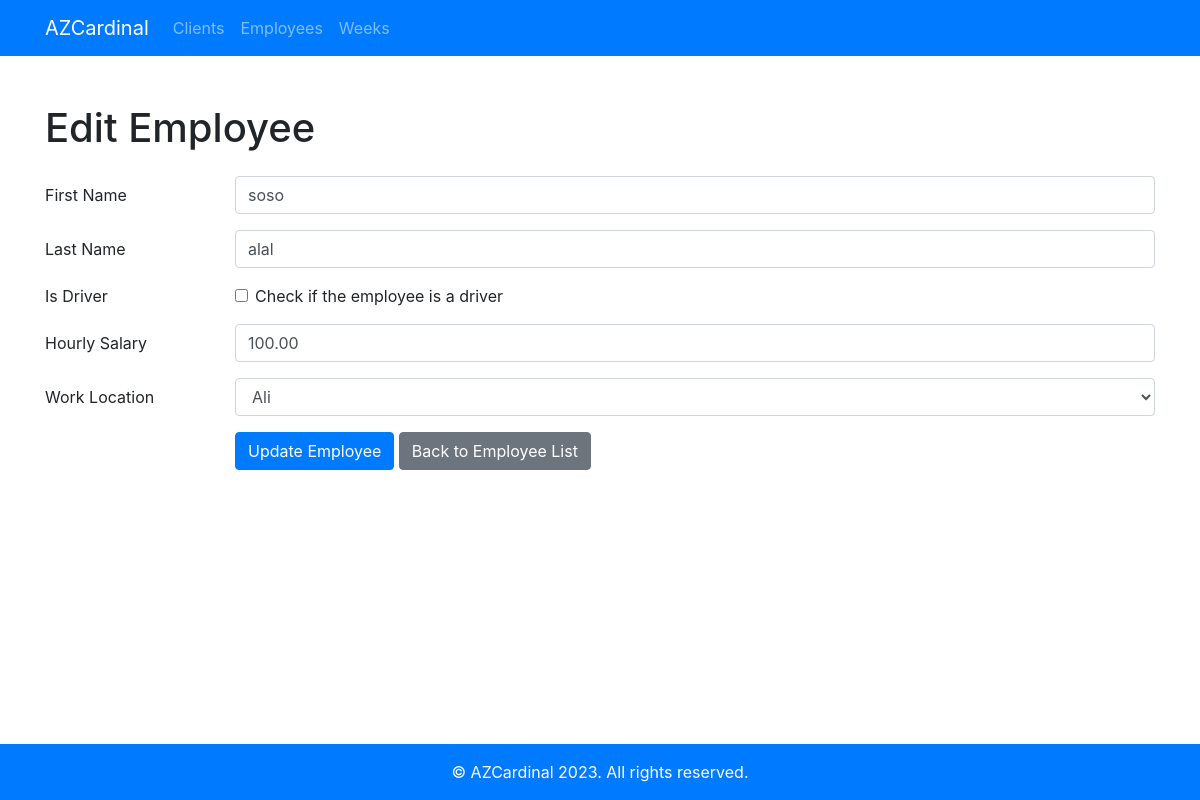
Before: /employees/update/1/ with the older database file.
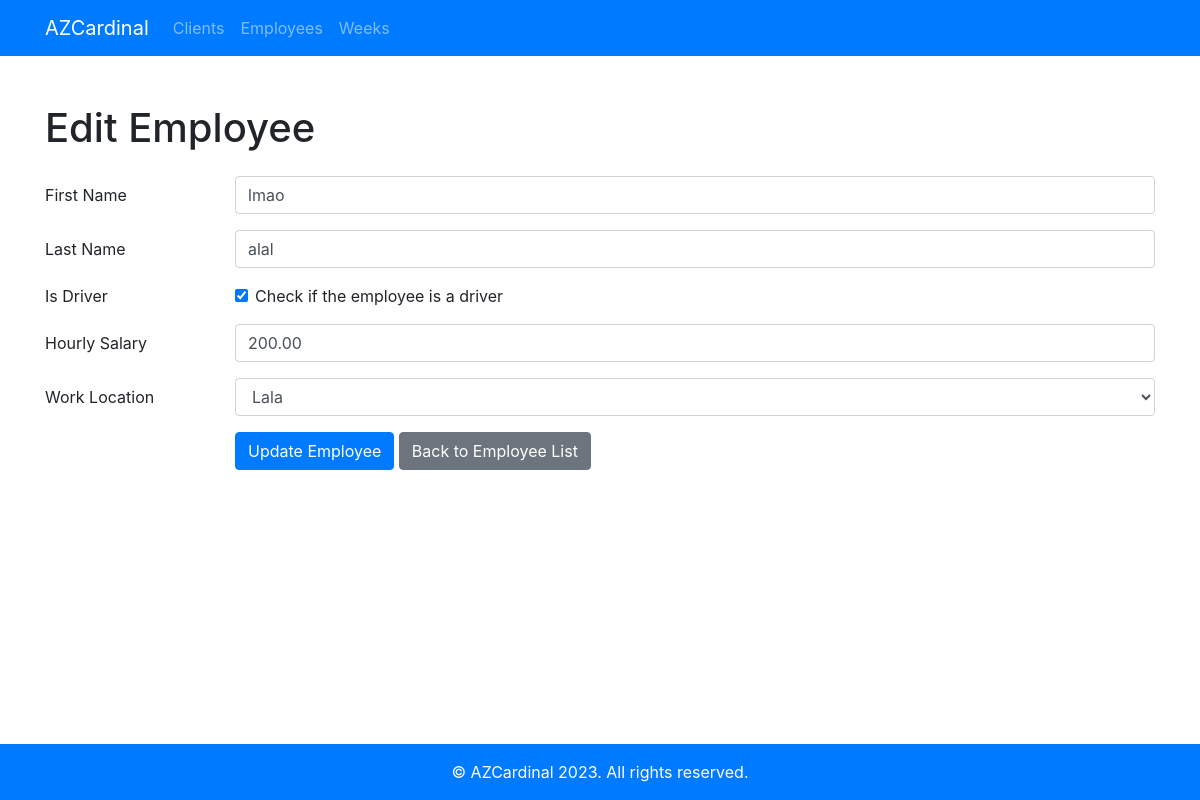
After: the same page with the newer database file.
### employees/models.py (models this page shows, shortened)
class Employee(models.Model):
    first_name = models.CharField(max_length=50)
    last_name = models.CharField(max_length=50)
    is_driver = models.BooleanField(default=False)
    hourly_salary = models.DecimalField(max_digits=5, decimal_places=2)
    work_location = models.ForeignKey(Client, on_delete=models.CASCADE)

### employees/views.py (the view)
# urls.py: path('update/<int:pk>/', views.employee_update, name='employee_update'),
def employee_update(request, pk):
    employee = Employee.objects.get(pk=pk)
    form = EmployeeForm(request.POST or None, instance=employee)
    if form.is_valid():
        form.save()
        return redirect('employees:employee_list')
    return render(request, 'employees/employee_form.html', {'form': form})

### employees/forms.py
class EmployeeForm(forms.ModelForm):
    class Meta:
        model = Employee
        fields = ['first_name', 'last_name', 'is_driver', 'hourly_salary', 'work_location']

### clients/models.py (called while the page is built)
    def __str__(self):
        return self.name

### employees/templates/employees/employee_form.html (shortened to what this page needs)
{% extends 'clients/base.html' %}
{% load widget_tweaks %}
{% block content %}
    <h1 class="mb-4">{% if form.instance.pk %}Edit{% else %}Add{% endif %} Employee</h1>
    <form method="post">
        <div class="form-group row">
            <label for="{{ form.first_name.id_for_label }}" class="col-sm-2 col-form-label">First Name</label>
            <div class="col-sm-10">
                {{ form.first_name|add_class:'form-control' }}
            </div>
        </div>
        <div class="form-group row">
            <label for="{{ form.last_name.id_for_label }}" class="col-sm-2 col-form-label">Last Name</label>
            <div class="col-sm-10">
                {{ form.last_name|add_class:'form-control' }}
            </div>
        </div>
        <div class="form-group row">
            <div class="col-sm-2">Is Driver</div>
            <div class="col-sm-10">
                <div class="form-check">
                    {{ form.is_driver|add_class:'form-check-input' }}
                    <label class="form-check-label" for="{{ form.is_driver.id_for_label }}">
                        Check if the employee is a driver
                    </label>
                </div>
            </div>
        </div>
        <div class="form-group row">
            <label for="{{ form.hourly_salary.id_for_label }}" class="col-sm-2 col-form-label">Hourly Salary</label>
            <div class="col-sm-10">
                {{ form.hourly_salary|add_class:'form-control' }}
            </div>
        </div>
        <div class="form-group row">
            <label for="{{ form.work_location.id_for_label }}" class="col-sm-2 col-form-label">Work Location</label>
            <div class="col-sm-10">
                {{ form.work_location|add_class:'form-control' }}
            </div>
        </div>
        <div class="form-group row">
            <div class="col-sm-10 offset-sm-2">
                <button type="submit" class="btn btn-primary">{% if form.instance.pk %}Update{% else %}Add{% endif %} Employee</button>
                <a href="{% url 'employees:employee_list' %}" class="btn btn-secondary">Back to Employee List</a>
            </div>
        </div>
    </form>
{% endblock %}

Changed rows visible on the page:
changed Employee "alal": first_name "soso" → "lmao"; is_driver "☐" → "☑"; hourly_salary "100.00" → "200.00"; work_location "Ali" → "Lala"
